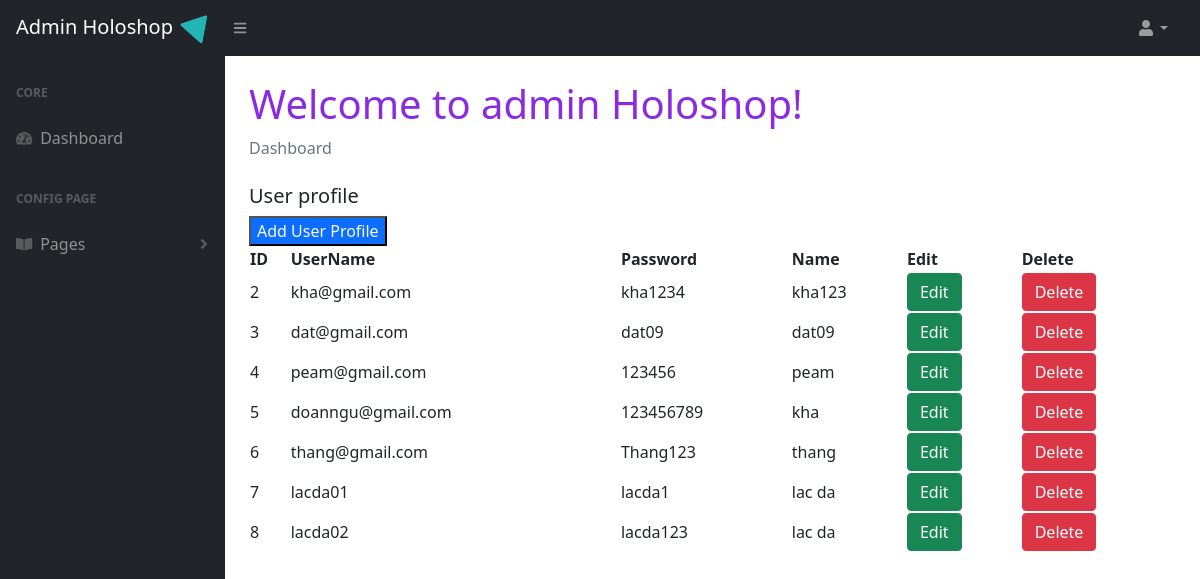
The page /admin/user.php on the database as committed earlier.
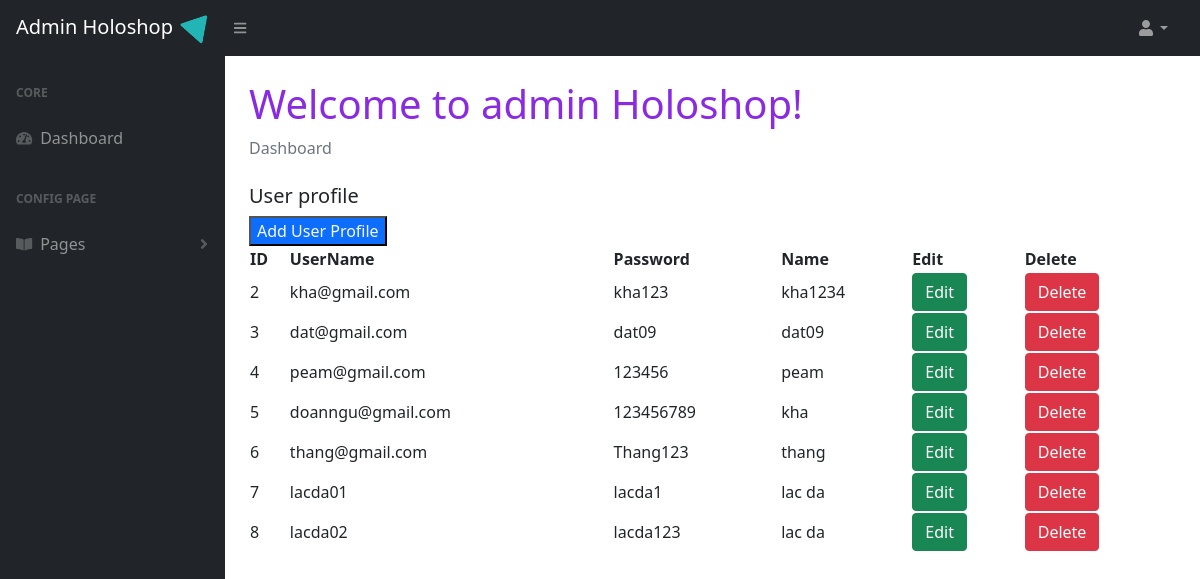
The same page on the database as committed later.
### tables this page shows
CREATE TABLE `btl_user` (
  `id` int(11) NOT NULL,
  `role` enum('user','admin') NOT NULL,
  `username` varchar(100) NOT NULL,
  `password` varchar(150) NOT NULL,
  `name` varchar(200) NOT NULL
);

### admin/user.php (the view, shortened to what this page needs)
<?php
  include('include/header.php');
  include('include/left.php');
?>
<div id="layoutSidenav_content">
	<main>
		<div class="container-fluid px-4">
			<h1 class="mt-4" style="color: blueviolet;">Welcome to admin Holoshop!</h1>
			<ol class="breadcrumb mb-4">
				<li class="breadcrumb-item active">Dashboard</li>
			</ol>
			<div>
				<form action="add-user.php">
					<h5>User profile</h5> <button type="submit" class="bg-primary text-light">Add User Profile</button>
				</form>
			</div>
			<?php
					  $con = mysqli_connect("localhost","root","","btl");
					   $query = "SELECT * FROM btl_user";
					   $query_run = mysqli_query($con,$query);
					  ?>
			<table class="table-profile" id="datatable" cellspacing="0" width="100%">
				<thead>
					<tr>
						<th>ID</th>
						<th>UserName</th>
						<th>Password</th>
						<th>Name</th>
						<th>Edit</th>
						<th>Delete</th>
					</tr>
				</thead>
				<?php
						if(mysqli_num_rows($query_run)>0)
						{
							while($row = mysqli_fetch_assoc($query_run))
							{
						     if($row['role']=='user'){
						?>
				<tr>
					<td><?php echo  $row['id'];?></td>
					<td><?php echo  $row['username'];?></td>
					<td><?php echo  $row['password'];?></td>
					<td><?php echo  $row['name'];?></td>
					<td>
						<form action="edit-user.php" method="POST">
							<button type="submit" name="edit_btn" class="btn btn-success">Edit</button>
						</form>
					</td>
					<td>
						<form action="user-index.php" method="POST">
							<button type="submit" onclick="swal('Good Job','Delete Successful','success')"
								name="delete_btn" class="btn btn-danger">Delete</button>
					</td>
				</tr>
				<?php
							 }
					     }
						}
						else{
							echo"No record found";
						}
						?>
			</table>
		</div>
</div>
</div>
</body>
</html>

### admin/include/header.php (shortened to what this page needs)
<!DOCTYPE html>
<html lang="en">
    <head>
        <link href="https://cdn.jsdelivr.net/npm/simple-datatables@latest/dist/style.css" rel="stylesheet">
        <link href="css/styles.css" rel="stylesheet">
		<link rel="stylesheet" href="node_modules/sweetalert2/dist/sweetalert2.css">
    </head>
    <body class="sb-nav-fixed">
        <nav class="sb-topnav navbar navbar-expand navbar-dark bg-dark">
			<a class="navbar-brand ps-3" href="index.php">Admin Holoshop <img src="../images/favicon.png" width="30" height="30"></a>
            <button class="btn btn-link btn-sm order-1 order-lg-0 me-4 me-lg-0" id="sidebarToggle" href="#!"><i class="fas fa-bars"></i></button>
            <ul class="navbar-nav ms-auto ms-md-0 me-3 me-lg-4">
                <li class="nav-item dropdown">
                    <a class="nav-link dropdown-toggle" id="navbarDropdown" href="#" role="button" data-bs-toggle="dropdown" aria-expanded="false"><i class="fas fa-user fa-fw"></i></a>
                </li>
            </ul>
        </nav>

### admin/include/left.php (shortened to what this page needs)
<div id="layoutSidenav">
            <div id="layoutSidenav_nav">
                <nav class="sb-sidenav accordion sb-sidenav-dark" id="sidenavAccordion">
                    <div class="sb-sidenav-menu">
                        <div class="nav">
                            <div class="sb-sidenav-menu-heading">Core</div>
                            <a class="nav-link" href="index.php">
                                <div class="sb-nav-link-icon"><i class="fas fa-tachometer-alt"></i></div>
                                Dashboard
                            </a>
                            <div class="sb-sidenav-menu-heading">Config page</div>
                            <a class="nav-link collapsed" href="#" data-bs-toggle="collapse" data-bs-target="#collapsePages" aria-expanded="false" aria-controls="collapsePages">
                                <div class="sb-nav-link-icon"><i class="fas fa-book-open"></i></div>
                                Pages
                                <div class="sb-sidenav-collapse-arrow"><i class="fas fa-angle-down"></i></div>
                            </a>
                        </div>
                    </div>
                </nav>
            </div>

Rows that differ between the two databases and show on the page:
changed btl_user "kha@gmail.com": password "kha1234" → "kha123"; name "kha123" → "kha1234"
